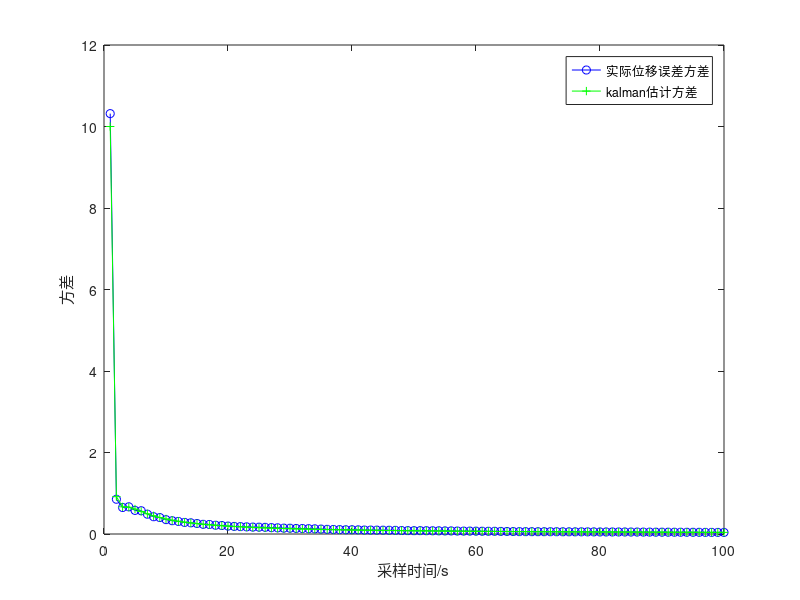
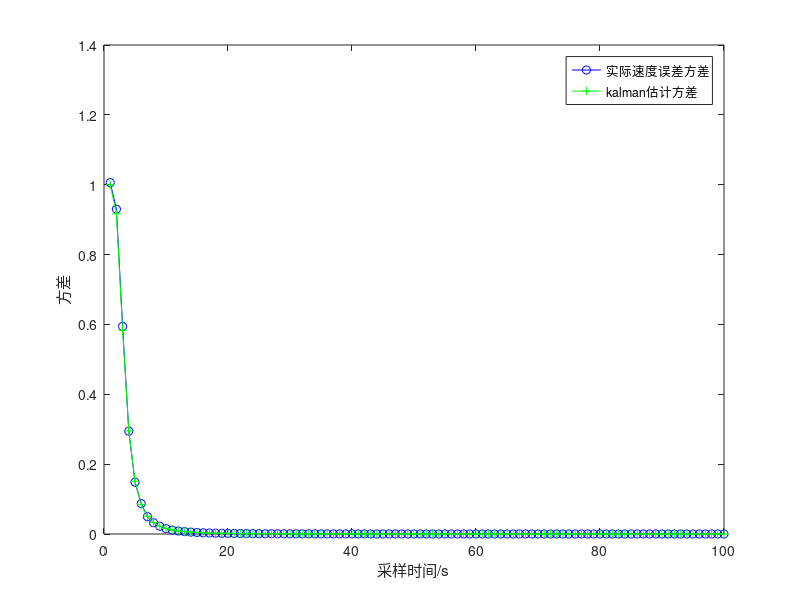

Source code (MATLAB) for these figures, in order:
%%%%%%%%%%%%%%%%%%%%%%%%%%%%%%%%%%%%%%%%%%%%%%%%%%%%%%%%%%%%%%%%%%%%%%%%%
%function main3_3_2
%%%%%%%%%%%%%%%%%%%%%%%%%%%%%%%%%%%%%%%%%%%%%%%%%%%%%%%%%%%%%%%%%%%%%%%%%
N=100; %仿真时间，时间序列总数
vector=zeros(1000,100); % 位移的误差
vector1=zeros(1000,100); % 速度的误差
for kk=1:1000
    % 定义一个行向量存储每次实验每个时刻的方差
    
    % 噪声
    Q=[0,0;0,0]; % 过程噪声方差为0，即下落过程忽略空气阻力
    R=1;         % 观测噪声方差
    W=sqrt(Q)*randn(2,N);% 既然Q为0，则W=0；在此写出，方便对照理解
    V=sqrt(R)*randn(1,N);% 测量噪声V(k)
    % 系统矩阵
    A=[1,1;0,1]; %状态转移矩阵
    B=[0.5;1];   %控制量
    U=-1;
    H=[1,0];     %观测矩阵
    % 初始化
    X=zeros(2,N);  % 物体真实状态
    X(:,1)=[95;1]; % 初始位移和速度
    P0=[10,0;0,1]; % 初始误差

    Z=zeros(1,N);  
    Z(1)=H*X(:,1); % 初始观测值                                                                                 
    Xkf=zeros(2,N);% Kalman估计状态初始化

    Xkf(:,1)=X(:,1)+sqrt(P0)*randn(2,1); % 在初始化的时候加入误差方差估计值 从而保持吻合
    err_P=zeros(N,2);
    err_P(1,1)=P0(1,1);
    err_P(1,2)=P0(2,2);
    I=eye(2);      % 二维系统

    % 第一列
    vector(kk,1)=Xkf(1,1)-X(1,1);
    vector1(kk,1)=Xkf(2,1)-X(2,1);
    %%%%%%%%%%%%%%%%%%%%%%%%%%%%%%%%%%%%%%%%%%%%%%%%%%%%%%%%%%%%%%%%%%%%%%%%%
    for k=2:N
        %物体下落，受状态方程的驱动
        X(:,k)=A*X(:,k-1)+B*U+W(k);
        
        % 位移传感器对目标进行观测
        Z(k)=H*X(:,k)+V(k);
        
        % Kalman滤波
        X_pre=A*Xkf(:,k-1)+B*U; %状态预测
        P_pre=A*P0*A'+Q;  %协方差预测
        Kg=P_pre*H'*inv(H*P_pre*H'+R); %计算Kalman增益
        Xkf(:,k)=X_pre+Kg*(Z(k)-H*X_pre); % 状态更新
        P0=(I-Kg*H)*P_pre;%方差更新
        
        vector(kk,k)=Xkf(1,k)-X(1,k); % 第kk次实验的第k个时刻 位移的误差
        vector1(kk,k)=Xkf(2,k)-X(2,k); % 第kk次实验的第k个时刻 速度的误差
        % 误差均方值
        err_P(k,1)=P0(1,1);
        err_P(k,2)=P0(2,2);
    end
    %%%%%%%%%%%%%%%%%%%%%%%%%%%%%%%%%%%%%%%%%%%%%%%%%%%%%%%%%%%%%%%%%%%%%%%%%
end
% 计算vector矩阵中 每一列的方差 存储在行向量中
Difference=var(vector,0,1);
Difference1=var(vector1,0,1);
errPx=transpose(err_P);
errPx1=errPx(1,:);
errPx2=errPx(2,:);
% 将err_P(k,1)和Difference()画在同一张图中，比较卡尔曼滤波估计出来的Pk与实际的方差相差多少.
figure
plot(Difference,'-bo'); % 实际的位移误差方差
hold on;
plot(errPx1,'-g+');
legend('实际位移误差方差','kalman估计方差');
xlabel('采样时间/s');
ylabel('方差');

figure
plot(Difference1,'-bo'); %实际的速度误差方差
hold on;
plot(errPx2,'-g+');
legend('实际速度误差方差','kalman估计方差');
xlabel('采样时间/s');
ylabel('方差');